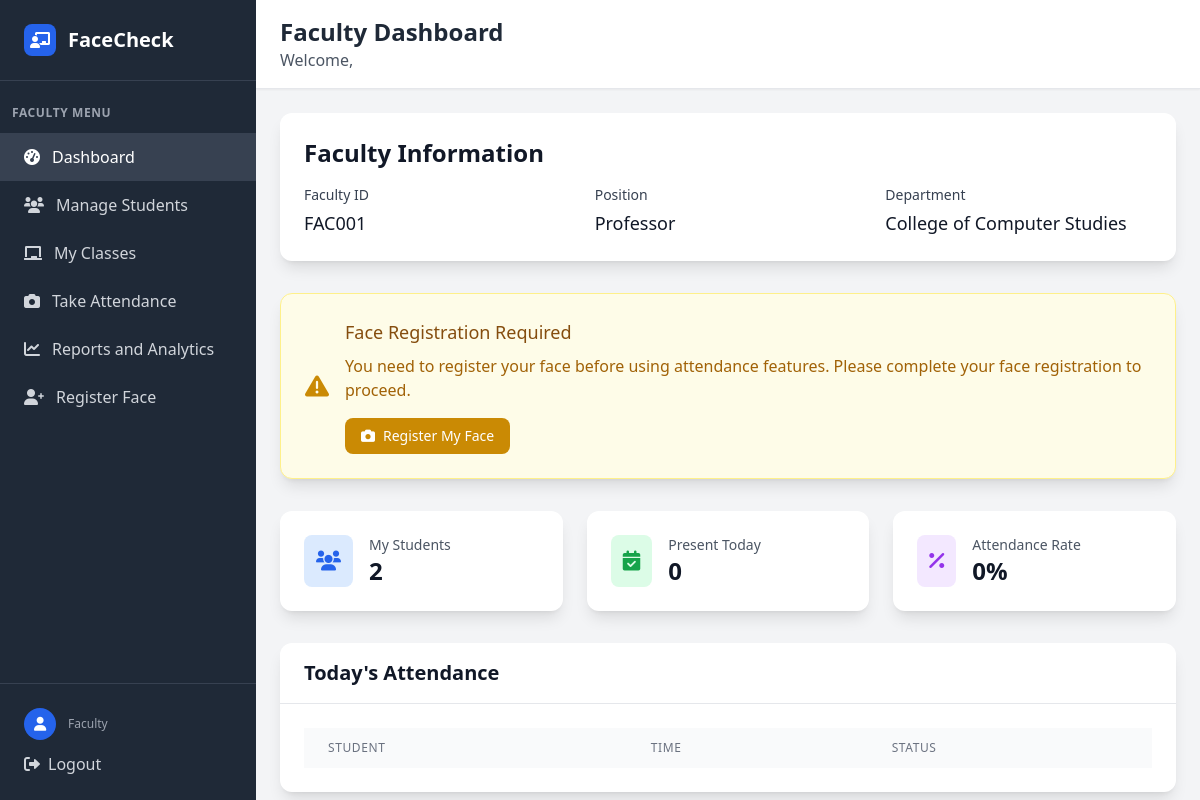
/faculty/dashboard (signed in), run on an earlier commit of the app's database.
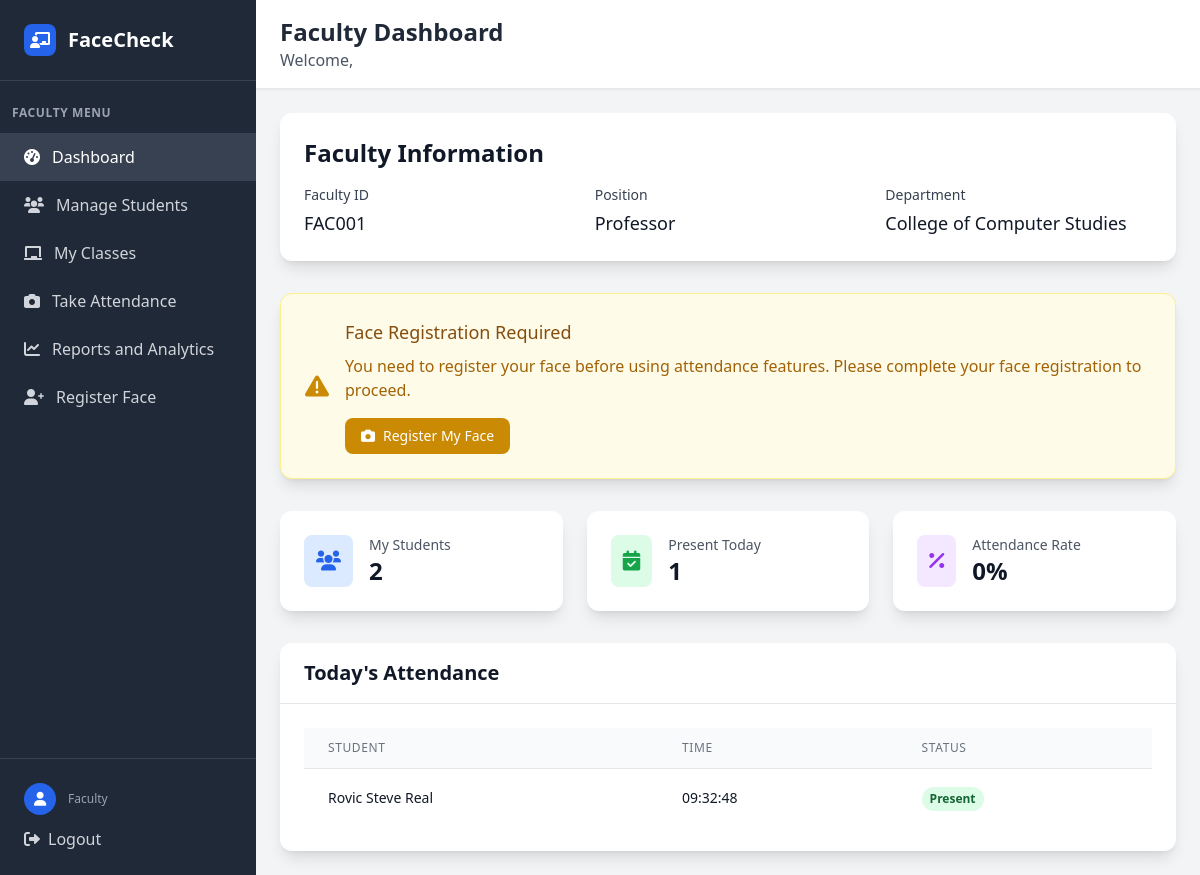
And on a later commit of the database.
### tables this page shows
CREATE TABLE attendance (
            attendance_id INTEGER PRIMARY KEY AUTOINCREMENT,
            attendance_date DATETIME NOT NULL,
            attendance_status VARCHAR(10) NOT NULL CHECK (attendance_status IN ('present', 'absent', 'late')),
            studentclass_id INTEGER NOT NULL,
            FOREIGN KEY (studentclass_id) REFERENCES student_class(studentclass_id)
        );

### app.py (the view, shortened to what this page needs)
@app.route('/faculty/dashboard')
def faculty_dashboard():
    if 'user_id' not in session or session['role'] != 'faculty':
        return redirect(url_for('login'))
    conn = get_db_connection()
    faculty = conn.execute('''
        SELECT u.*, f.faculty_id, f.position, f.attendance_image, d.dept_name
        FROM user u
        JOIN faculty f ON u.user_id = f.user_id
        LEFT JOIN department d ON u.dept_id = d.dept_id
        WHERE u.user_id = ?
    ''', (session['user_id'],)).fetchone()
    my_students = conn.execute('''
        SELECT COUNT(DISTINCT sc.student_id) as student_count
        FROM class c
        JOIN student_class sc ON c.class_id = sc.class_id
        WHERE c.faculty_id = ?
    ''', (faculty['faculty_id'],)).fetchone()
    today = datetime.now().strftime('%Y-%m-%d')
    today_attendance = conn.execute('''
        SELECT a.attendance_date, u.firstname, u.lastname, a.attendance_status, cl.class_name
        FROM attendance a
        JOIN student_class sc ON a.studentclass_id = sc.studentclass_id
        JOIN student s ON sc.student_id = s.student_id
        JOIN user u ON s.user_id = u.user_id
        JOIN class cl ON sc.class_id = cl.class_id
        WHERE cl.faculty_id = ? AND DATE(a.attendance_date) = ?
        ORDER BY a.attendance_date DESC
    ''', (faculty['faculty_id'], today)).fetchall()
    stats = {
        'total_students': my_students['student_count'] if my_students else 0,
        'today_present': len(today_attendance),
        'attendance_rate': 0  # Will be calculated based on total students
    }
    formatted_attendance = []
    for record in today_attendance:
        time_str = ''
        if record['attendance_date']:
            try:
                if isinstance(record['attendance_date'], str):
                    time_str = record['attendance_date'].split(' ')[1] if ' ' in record['attendance_date'] else record['attendance_date']
                else:
                    time_str = record['attendance_date'].strftime('%H:%M:%S')
            except:
                time_str = str(record['attendance_date'])
        formatted_attendance.append({
            'name': f"{record['firstname']} {record['lastname']}",
            'time': time_str,
            'status': record['attendance_status']
        })
    has_face_registered = False
    conn.close()
    return render_template('faculty/faculty_dashboard.html',
                         faculty_info=faculty,
                         stats=stats,
                         today_attendance=formatted_attendance,
                         has_face_registered=has_face_registered)

### app.py (called while the page is built)
def get_db_connection():
    try:
        conn = sqlite3.connect('facecheck.db', timeout=30.0)
        conn.row_factory = sqlite3.Row
        conn.execute('PRAGMA foreign_keys = ON')
        try:
            cur = conn.cursor()
            cur.execute("PRAGMA table_info(faculty)")
            columns = [row[1] for row in cur.fetchall()]
            if 'attendance_image' not in columns:
                cur.execute("ALTER TABLE faculty ADD COLUMN attendance_image VARCHAR(255)")
                conn.commit()
        except Exception:
            pass
        return conn
    except sqlite3.Error as e:
        print(f"Database connection error: {e}")
        raise

### templates/faculty/faculty_dashboard.html (shortened to what the changed rows need)
<!DOCTYPE html>
<html lang="en">
<head>
    <script src="https://cdn.tailwindcss.com"></script>
    <link href="https://cdnjs.cloudflare.com/ajax/libs/font-awesome/6.0.0/css/all.min.css" rel="stylesheet">
</head>
<body class="bg-gray-100">
    <div class="flex h-screen">
        <div class="w-64 bg-gray-800 text-white">
            <div class="p-6 border-b border-gray-700">
                <div class="flex items-center">
                    <h1 class="text-xl font-bold">FaceCheck</h1>
                </div>
            </div>
        </div>
        <div class="flex-1 flex flex-col overflow-hidden">
            <header class="bg-white shadow-sm border-b border-gray-200">
                <div class="px-6 py-4">
                    <div class="flex items-center justify-between">
                        <div>
                            <h2 class="text-2xl font-bold text-gray-800">Faculty Dashboard</h2>
                        </div>
                    </div>
                </div>
            </header>
            <main class="flex-1 overflow-y-auto p-6">
        <div class="bg-white rounded-xl shadow-lg p-6 mb-8">
            <h2 class="text-2xl font-bold text-gray-900 mb-4">Faculty Information</h2>
        </div>
        <div class="grid grid-cols-1 md:grid-cols-3 gap-6 mb-8">
            <div class="bg-white rounded-xl shadow-lg p-6">
                <div class="flex items-center">
                    <div class="ml-4">
                        <p class="text-sm font-medium text-gray-600">Present Today</p>
                        <p class="text-2xl font-bold text-gray-900">{{ stats.today_present }}</p>
                    </div>
                </div>
            </div>
        </div>
        <div class="bg-white rounded-xl shadow-lg">
            <div class="px-6 py-4 border-b border-gray-200">
                <h2 class="text-xl font-semibold text-gray-900">Today's Attendance</h2>
            </div>
            <div class="p-6">
                <div class="overflow-x-auto">
                    <table class="min-w-full divide-y divide-gray-200">
                        <thead class="bg-gray-50">
                            <tr>
                                <th class="px-6 py-3 text-left text-xs font-medium text-gray-500 uppercase tracking-wider">Student</th>
                                <th class="px-6 py-3 text-left text-xs font-medium text-gray-500 uppercase tracking-wider">Time</th>
                                <th class="px-6 py-3 text-left text-xs font-medium text-gray-500 uppercase tracking-wider">Status</th>
                            </tr>
                        </thead>
                        <tbody class="bg-white divide-y divide-gray-200">
                            {% for record in today_attendance %}
                            <tr>
                                <td class="px-6 py-4 whitespace-nowrap text-sm text-gray-900">{{ record.name }}</td>
                                <td class="px-6 py-4 whitespace-nowrap text-sm text-gray-900">{{ record.time }}</td>
                                <td class="px-6 py-4 whitespace-nowrap">
                                    {% if record.status == 'present' %}
                                    <span class="inline-flex px-2 py-1 text-xs font-semibold rounded-full bg-green-100 text-green-800">
                                        Present
                                    </span>
                                    {% else %}
                                    <span class="inline-flex px-2 py-1 text-xs font-semibold rounded-full bg-red-100 text-red-800">
                                        {{ record.status.title() }}
                                    </span>
                                    {% endif %}
                                </td>
                            </tr>
                            {% endfor %}
                        </tbody>
                    </table>
                </div>
            </div>
        </div>
            </main>
        </div>
    </div>
</body>
</html>

What changed in the data, as far as the page shows it:
added attendance: name "Rovic Steve Real", time "09:32:48", attendance_status "Present"
Also different on the page:
{{ stats.today_present }}: "0" → "1"
